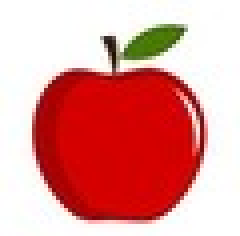
#> input picture CPU_log/apple3_60x60.jpg, 60 x 59 px (shown 4 times larger)
$ python code_co_cai_tien.py
#> lines starting #> are read from the running program, lines starting #| are printed output that depends on the picture
import numpy as np
import matplotlib.pyplot as plt
from sklearn.metrics.pairwise import rbf_kernel
from scipy.sparse.linalg import eigsh
from sklearn.cluster import KMeans
from skimage import io, color
from sklearn.metrics import silhouette_score

# Xác định giá trị k_max tự động
def determine_max_k(image, sigma_i=0.1, sigma_x=10):
    # Tính ma trận trọng số
    W = compute_weight_matrix(image, sigma_i, sigma_x)
    L, D = compute_laplacian(W)

    # Phân tích trị riêng
    vals, _ = eigsh(L, k=min(20, L.shape[0]-2), M=D, which='SM')  # Lấy tối đa 20 trị riêng

    # Dựa trên khoảng cách trị riêng
    optimal_k = determine_optimal_eigenvalues(vals)

    # Giới hạn k_max dựa trên kích thước hình ảnh
    h, w, _ = image.shape
    max_k = min(optimal_k + 5, int(np.sqrt(h * w) / 10))
    return max(2, max_k)  # Đảm bảo k_max >= 2

# Xác định số cụm tối ưu dựa trên Silhouette score
# [10 lines left out: function determine_optimal_clusters, not called in this run]

# Tính số vector riêng cần thiết dựa trên Eigenvalue Gap
def determine_optimal_eigenvalues(vals):
    gaps = np.diff(vals)
    optimal_k = np.argmax(gaps) + 1  # Tìm khoảng cách lớn nhất
    return optimal_k


# 1. Tính ma trận trọng số
def compute_weight_matrix(image, sigma_i=0.1, sigma_x=10):
    h, w, c = image.shape
    coords = np.array(np.meshgrid(range(h), range(w))).reshape(2, -1).T  # Tọa độ (x, y)
    features = image.reshape(-1, c)  # Đặc trưng màu

    # Tính độ tương đồng về đặc trưng và không gian
    W = rbf_kernel(features, gamma=1/(2 * sigma_i**2)) * rbf_kernel(coords, gamma=1/(2 * sigma_x**2))
    return W

# 2. Tính ma trận Laplace
def compute_laplacian(W):
    D = np.diag(W.sum(axis=1))  # Ma trận đường chéo
    L = D - W
    return L, D

# 3. Giải bài toán trị riêng
# [11 lines left out: functions compute_eigen, assign_labels, not called in this run]

""" # 5. Hiển thị kết quả
def display_segmentation(image, labels, k):
    h, w, c = image.shape
    segmented_image = np.zeros_like(image, dtype=np.uint8)

    # Tạo bảng màu ngẫu nhiên
    colors = np.random.randint(0, 255, size=(k, 3), dtype=np.uint8)

    # Tô màu từng vùng
    for i in range(k):
        segmented_image[labels.reshape(h, w) == i] = colors[i]

    plt.figure(figsize=(10, 5))
    plt.subplot(1, 2, 1)
    plt.title("Original Image")
    plt.imshow(image)
    plt.axis('off')

    plt.subplot(1, 2, 2)
    plt.title("Segmented Image")
    plt.imshow(segmented_image)
    plt.axis('off')
    plt.show() """

# [44 lines left out: function display_segmentation, not called in this run]

# 6. Kết hợp toàn bộ
def normalized_cuts(image_path):
    # Đọc ảnh và chuẩn hóa
#> called with image_path = 'apple3_60x60.jpg'
    image = io.imread(image_path)
#> image is the input picture: shape (59, 60, 3); mean R, G, B 225.7, 151.7, 148.7
    if image.ndim == 2:  # Nếu là ảnh xám, chuyển thành RGB
        image = color.gray2rgb(image)
    elif image.shape[2] == 4:  # Nếu là ảnh RGBA, loại bỏ kênh alpha
        image = image[:, :, :3]
    image = image / 255.0  # Chuẩn hóa về [0, 1]

    # Xác định giá trị k_max tự động
    print("Determining optimal k_max...")
    max_k = determine_max_k(image)
#> in compute_weight_matrix, `W = rbf_kernel(features, gamma=1/(2 * sigma_i**2)) * rbf_kernel(coords..`:
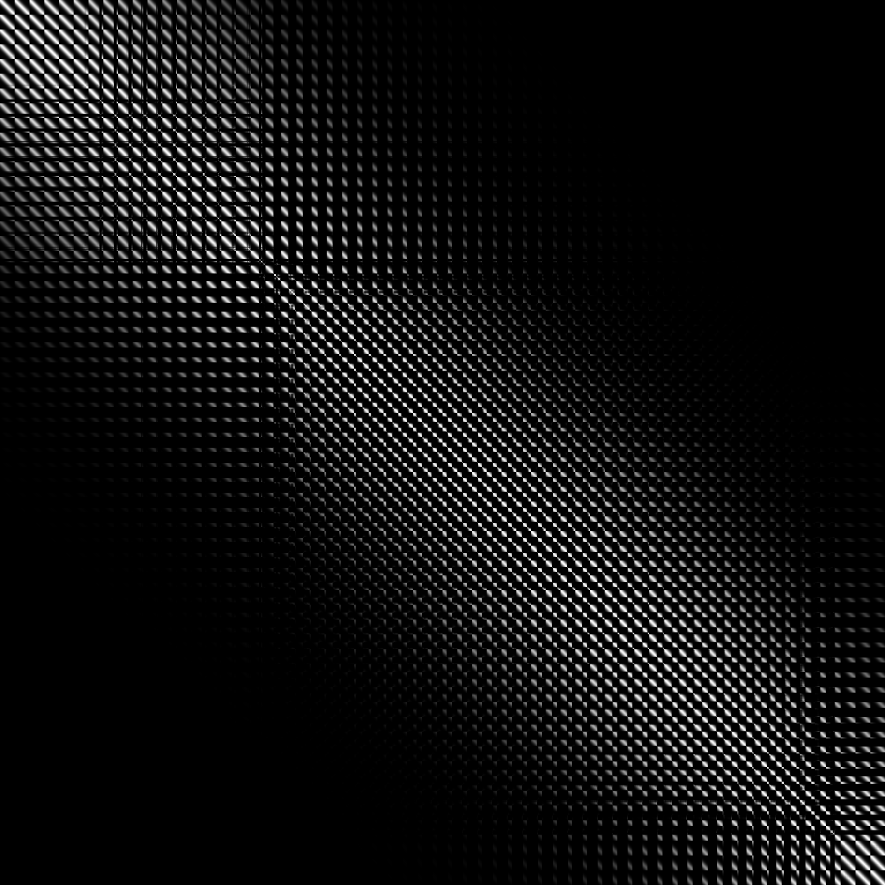
#> W: shape (3540, 3540) float64 (shown at 1/4 size); min 7.93e-67, max 1, mean 0.0684
#> in compute_laplacian, `D = np.diag(W.sum(axis=1))`:
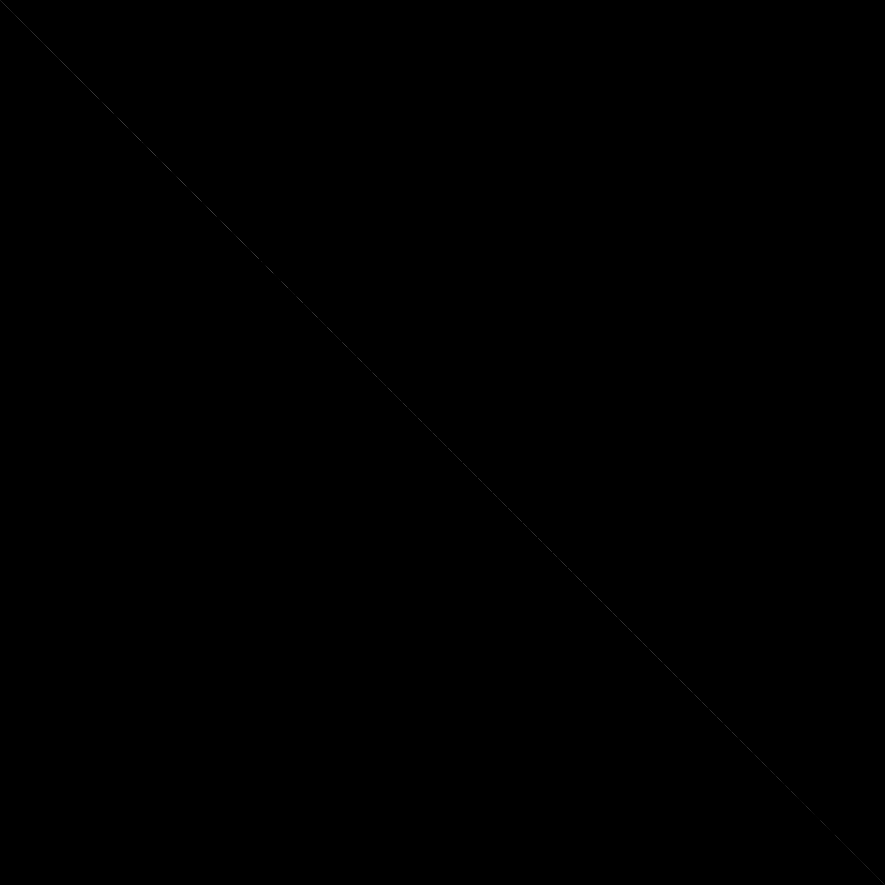
#> D: shape (3540, 3540) float64 (shown at 1/4 size); min 0, max 478.8, mean 0.1; drawn with min black and max white
#> in determine_max_k, `vals, _ = eigsh(L, k=min(20, L.shape[0]-2), M=D, which='SM')`: vals = 20 values from 2.88e-16 to 0.357
#> in determine_optimal_eigenvalues, `gaps = np.diff(vals)`: gaps = 19 values, max 0.0617 at index 9, min 2.59e-05 at index 0, mean 0.0188
#> in determine_optimal_eigenvalues, `optimal_k = np.argmax(gaps) + 1`: optimal_k = 10
#> in determine_max_k, `max_k = min(optimal_k + 5, int(np.sqrt(h * w) / 10))`: max_k = 5
#> max_k = 5

    # Tính toán Ncuts
    print("Computing weight matrix...")
    W = compute_weight_matrix(image)

    print("Computing Laplacian...")
    L, D = compute_laplacian(W)

    print("Computing eigenvalues and eigenvectors...")
#> (the run stopped early here; a loop or call above may not have finished)
